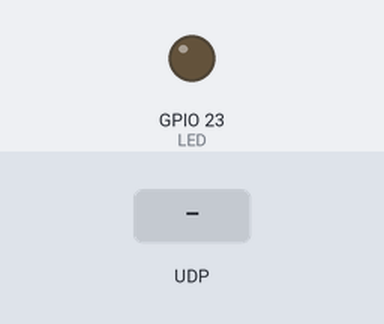
Bench run of a program on a simulated ESP32 board running MicroPython. Parts: output pins drawn as LEDs (lit = HIGH). The test bench sets the inputs (shaded band). WiFi joins after 1.5 s; what the program prints to the serial console is not drawn.

Above: at 3.2 s.
3.3 s: UDP packet "a=1" arrives
At 4.2 s:
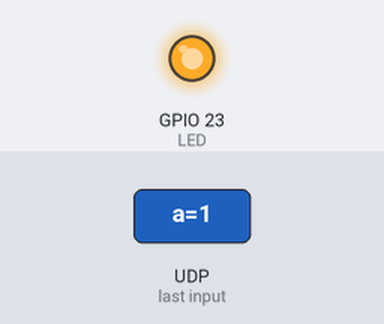
4.8 s: UDP packet "a=0" arrives
At 5.4 s:
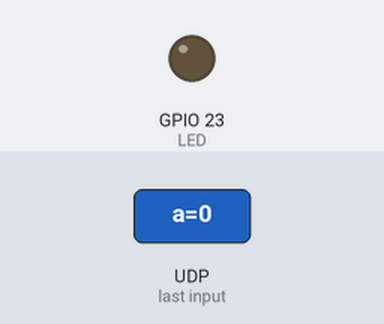
Timing chart, 0 to 7.8 s (numbered marks = the images above; inputs shaded):
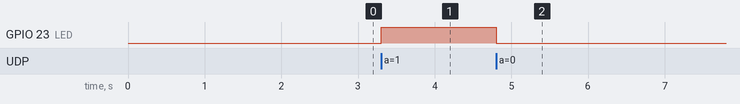

The program:

Wlan2.py
```python
sta_if=None
ap_if=None
def connect_wifi(ssid,pwd):
  import network
  import time

  counter = 0
  global sta_if,ap_if

  sta_if = network.WLAN(network.STA_IF)

  sta_if.active(True)
  sta_if.connect(ssid,pwd)
  while not sta_if.isconnected() and counter < 10 :
    counter += 1
    print(".",end="")
    time.sleep(1)
  if sta_if.isconnected():
    print("Connected my IP :",sta_if.ifconfig()[0])
    return True
  else:
    print("Connection fail !")
    return False

import socket
from machine import Pin
LED=Pin(23,Pin.OUT)
port = 4210
s=None
try:
  if(connect_wifi("OPPO A91","0817260364")):
    s=socket.socket(socket.AF_INET,socket.SOCK_DGRAM)
    ip=sta_if.ifconfig()[0]
    s.bind((ip,port))
    print('waiting...')

    while True:
      data,addr=s.recvfrom(1024)
      print('received:',data, 'from',addr)
      if(data==b'a=0'):
        LED.value(0)
        s.sendto("Turn OFF LED\n",addr)
      elif(data==b'a=1'):
        LED.value(1)
        s.sendto("Turn ON LED\n",addr)
      else:
        s=sendto("Unknow command\n",addr)

finally:
  if(s):
    s.close()
  sta_if.disconnect()
  sta_if.active(False)
```

Measured:
- after the input at 3.3 s, GPIO 23 (LED): LOW → HIGH at once
- after the input at 4.8 s, GPIO 23 (LED): HIGH → LOW at once
